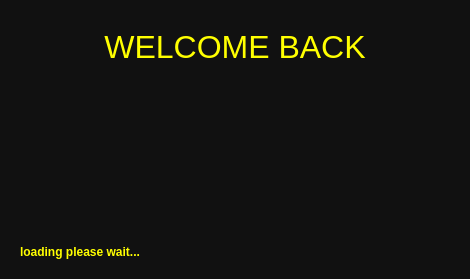
<?xml version="1.0" encoding="UTF-8"?>
<ui version="4.0">
 <class>WelcomeDialog</class>
 <widget class="QDialog" name="WelcomeDialog">
  <property name="geometry">
   <rect>
    <x>0</x>
    <y>0</y>
    <width>466</width>
    <height>279</height>
   </rect>
  </property>
  <property name="windowTitle">
   <string>WELCOME BACHE KHOSHGEL </string>
  </property>
  <property name="windowIcon">
   <iconset>
    <normalon>:/icons/FILES/LOGO.png</normalon>
   </iconset>
  </property>
  <property name="styleSheet">
   <string notr="true">background-color: #111111</string>
  </property>
  <layout class="QVBoxLayout" name="verticalLayout">
   <item>
    <widget class="QWidget" name="widget" native="true">
     <layout class="QVBoxLayout" name="verticalLayout_2">
      <item>
       <widget class="QLabel" name="label">
        <property name="text">
         <string>&lt;html&gt;&lt;head/&gt;&lt;body&gt;&lt;p&gt;&lt;span style=&quot; font-size:24pt; color:#ffff00;&quot;&gt;WELCOME BACK&lt;/span&gt;&lt;/p&gt;&lt;/body&gt;&lt;/html&gt;</string>
        </property>
        <property name="alignment">
         <set>Qt::AlignCenter</set>
        </property>
       </widget>
      </item>
      <item>
       <widget class="QLabel" name="nameLabel">
        <property name="text">
         <string/>
        </property>
        <property name="alignment">
         <set>Qt::AlignCenter</set>
        </property>
       </widget>
      </item>
      <item>
       <widget class="QLabel" name="expressionLabel">
        <property name="text">
         <string/>
        </property>
        <property name="alignment">
         <set>Qt::AlignCenter</set>
        </property>
       </widget>
      </item>
      <item>
       <widget class="QLabel" name="label_2">
        <property name="minimumSize">
         <size>
          <width>430</width>
          <height>55</height>
         </size>
        </property>
        <property name="maximumSize">
         <size>
          <width>430</width>
          <height>55</height>
         </size>
        </property>
        <property name="text">
         <string>&lt;html&gt;&lt;head/&gt;&lt;body&gt;&lt;p&gt;&lt;span style=&quot; font-weight:600; color:#ffff00;&quot;&gt;loading please wait...&lt;/span&gt;&lt;/p&gt;&lt;/body&gt;&lt;/html&gt;</string>
        </property>
        <property name="alignment">
         <set>Qt::AlignBottom|Qt::AlignLeading|Qt::AlignLeft</set>
        </property>
       </widget>
      </item>
     </layout>
    </widget>
   </item>
  </layout>
 </widget>
 <resources/>
 <connections/>
</ui>
